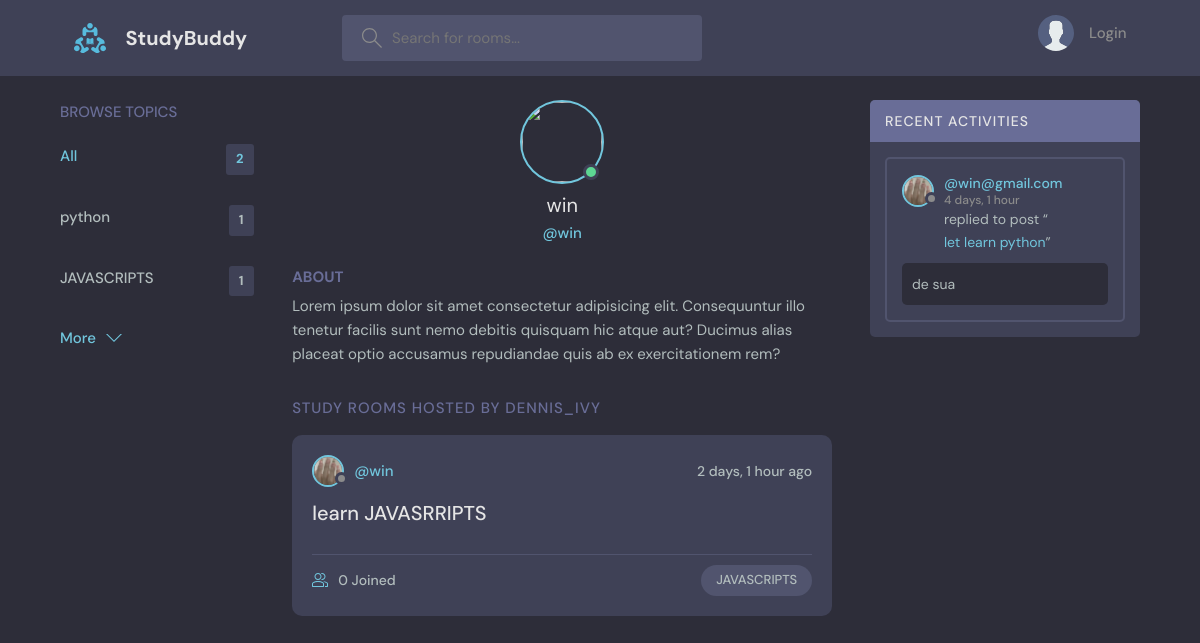
Screenshot of /profile/3/ with the database file from the repository.
### base/models.py (models this page shows, shortened)
class Topic(models.Model):
    name = models.CharField(max_length=200)

class User(AbstractUser):
    name = models.CharField(max_length=200, null= True)
    email = models.EmailField(unique= True,null = True)
    bio = models.TextField(null = True)
    avatar = models.ImageField(null = True, default="https://randomuser.me/api/portraits/men/37.jpg")
    USERNAME_FIELD = 'email'
    REQUIRED_FIELDS =[]

class Room(models.Model):
    host = models.ForeignKey(User, on_delete=models.SET_NULL, null=True)
    topic = models.ForeignKey(Topic, on_delete=models.SET_NULL, null=True)
    name = models.CharField(max_length=200)
    description = models.TextField(null= True, blank=True)
    participants = models.ManyToManyField(User, related_name='participants', blank=True)
    update = models.DateTimeField(auto_now=True)
    created = models.DateTimeField(auto_now_add=True)
    class Meta:
        ordering = ['-update', '-created']

class Message(models.Model):
    user = models.ForeignKey(User, on_delete=models.CASCADE)
    room = models.ForeignKey(Room, on_delete=models.CASCADE)
    body = models.TextField()
    update = models.DateTimeField(auto_now=True)
    created = models.DateTimeField(auto_now_add=True)
    class Meta:
        ordering = ['-update', '-created']

### base/views.py (the view)
# urls.py: path('profile/<str:pk>/', views.userProfile, name='user-profile'),
def userProfile(request, pk):
    user = User.objects.get(id=pk)
    rooms = user.room_set.all()
    room_messages = user.message_set.all()
    topics = Topic.objects.all()
    context={
        'user':user,
        'rooms':rooms,
        'room_messages':room_messages,
        'topics':topics,
    }
    return render(request, 'base/profile.html', context)

### base/templates/base/profile.html (shortened to what this page needs)
{% extends 'main.html' %}
{% block content %}
  <main class="profile-page layout layout--3">
    <div class="container">
        {% include 'base/topic_component.html' %}
      <div class="roomList">
        <div class="profile">
          <div class="profile__avatar">
            <div class="avatar avatar--large active">
              <img src="{{request.user.avatar.url}}" />
            </div>
          </div>
          <div class="profile__info">
            <h3>{{user.username}}</h3>
            <p>@{{user.username}}</p>
          </div>
          <div class="profile__about">
            <h3>About</h3>
            <p>
              Lorem ipsum dolor sit amet consectetur adipisicing elit. Consequuntur illo tenetur
              facilis sunt nemo debitis quisquam hic atque aut? Ducimus alias placeat optio
              accusamus repudiandae quis ab ex exercitationem rem?
            </p>
          </div>
        </div>
        <div class="roomList__header">
          <div>
            <h2>Study Rooms Hosted by dennis_ivy</a>
            </h2>
          </div>
        </div>
        {% include 'base/feed_component.html' %}
      </div>
      {% include 'base/activity_component.html' %}
    </div>
  </main>
{% endblock %}

### base/templates/base/topic_component.html
<div class="topics">
  <div class="topics__header">
    <h2>Browse Topics</h2>
  </div>
  <ul class="topics__list">
    <li>
      <a href="{% url 'home' %}" class="active"
        >All <span>{{topics.count}}</span></a
      >
    </li>
    {% for topic in topics %}
    <li>
      <a href="{% url 'home' %}?q={{topic.name}}"
        >{{topic.name}} <span>{{topic.room_set.all.count}}</span></a
      >
    </li>
    {% endfor %}
  </ul>
  <a class="btn btn--link" href="topics.html">
    More
    <svg
      version="1.1"
      xmlns="http://www.w3.org/2000/svg"
      width="32"
      height="32"
      viewBox="0 0 32 32"
    >
      <title>chevron-down</title>
      <path d="M16 21l-13-13h-3l16 16 16-16h-3l-13 13z"></path>
    </svg>
  </a>
</div>

### base/templates/base/feed_component.html (shortened to what this page needs)
{% for room in rooms %}
<div class="roomListRoom">
  <div class="roomListRoom__header">
    <a href="{% url 'user-profile' room.host.id %}" class="roomListRoom__author">
      <div class="avatar avatar--small">
        <img src="{{room.host.avatar.url}}" />
      </div>
      <span>@{{room.host.username}}</span>
    </a>
    <div class="roomListRoom__actions">
      <span>{{room.created|timesince}} ago</span>
    </div>
  </div>
  <div class="roomListRoom__content">
    <a href="{% url 'room' room.id %}">{{room.name}}</a>
  </div>
  <div class="roomListRoom__meta">
    <a href="{% url 'room' room.id %}" class="roomListRoom__joined">
      {{room.participants.all.count}} Joined
    </a>
    <p class="roomListRoom__topic">{{room.topic.name}}</p>
  </div>
</div>
{% endfor %}

### base/templates/base/activity_component.html (shortened to what this page needs)
<div class="activities">
    <div class="activities__header">
      <h2>Recent Activities</h2>
    </div>
{% for message in room_messages %}
    <div class="activities__box">
      <div class="activities__boxHeader roomListRoom__header">
        <a href="{% url 'user-profile' message.user.id %}" class="roomListRoom__author">
          <div class="avatar avatar--small">
            <img src="{{message.user.avatar.url}}" />
          </div>
          <p>
            @{{message.user}}
            <span>{{message.created|timesince}}</span>
          </p>
        </a>
      </div>
      <div class="activities__boxContent">
        <p>replied to post “<a href="{% url 'room' message.room.id %}">{{message.room.name}}</a>”</p>
        <div class="activities__boxRoomContent">
            {{message.body}}
        </div>
      </div>
    </div>
    {% endfor %}
  </div>

### rows the page displays
Topic: name "python", room_set.all.count "1"
Topic: name "JAVASCRIPTS", room_set.all.count "1"
User: username "win"
Room: host.avatar (picture), host.username "win", created "2 days, 1 hour", name "learn JAVASRRIPTS", participants.all.count "0", topic.name "JAVASCRIPTS"
Message: user.avatar (picture), user "win@gmail.com", created "4 days, 1 hour", room.name "let learn python", body "de sua"

### other values shown
{{ topics.count }} "2"
